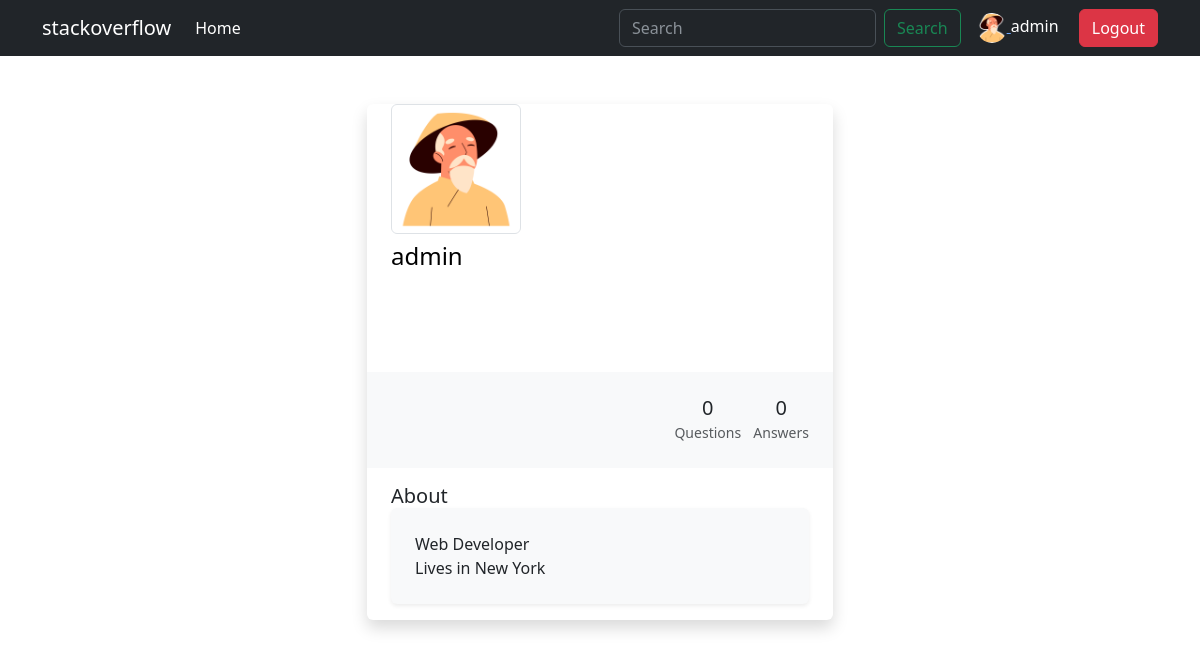
Screenshot of /profile/ (signed in) with the database file from the repository.
### users/models.py (models this page shows)
class User(AbstractUser):
    birth_date = models.DateField(blank=True, null=True)

class Profile(models.Model):
    user = models.OneToOneField(User, on_delete=models.CASCADE)
    icon = models.ImageField(upload_to='users_profile_pics/', blank=True)

### users/views.py (the view, shortened to what this page needs)
# urls.py: path('profile/', ProfileView.as_view(), name='auth-profile')
class ProfileView(LoginRequiredMixin, CreateView):
    model = Profile
    template_name = 'auth/profile.html'
    fields = ('icon',)
    success_url = reverse_lazy('users:auth-profile')

### templates/auth/profile.html (shortened to what this page needs)
{% extends 'base.html' %}
{% block content %}
<div class="row py-5 px-4"> <div class="col-md-5 mx-auto">
        <div class="bg-white shadow rounded overflow-hidden">
            <div class="px-4 pt-0 pb-4 cover">
                <div class="media align-items-end profile-head">
                    <div class="profile mr-3"><img src="{{ request.user.profile.icon.url }}" alt="..." width="130" class="rounded mb-2 img-thumbnail">
            </div>
            <div class="media-body mb-5 text-white">
              <h4 class="text-black">{{ request.user.username }}</h4>
              <p class="small mb-4"> New York</p>
           </div>
            </div>
         </div>
          <div class="bg-light p-4 d-flex justify-content-end text-center">
            <ul class="list-inline mb-0">
                 <li class="list-inline-item">
                        <h5 class="font-weight-bold mb-0 d-block">{{ request.user.question.all|length }}</h5>
                        <small class="text-muted"> Questions</small>
                    </li>
                     <li class="list-inline-item"> <h5 class="font-weight-bold mb-0 d-block">{{ request.user.question.answers.all|length }}</h5><small class="text-muted"> Answers</small> </li>
                    </ul>
                 </div>
                 <div class="px-4 py-3"> <h5 class="mb-0">About</h5>
                    <div class="p-4 rounded shadow-sm bg-light">
                        <p class="font-italic mb-0">Web Developer</p>
                        <p class="font-italic mb-0">Lives in New York</p>
                        </div>
                    </div>
                    </div>
</div>
{% endblock content %}

### templates/base.html (shortened to what this page needs)
{% load static %}
<!DOCTYPE html>
<html lang="en">
<head>
    <link rel="stylesheet" href="{% static 'style.css' %}">
    <link href="https://cdn.jsdelivr.net/npm/bootstrap@5.3.0-alpha1/dist/css/bootstrap.min.css" rel="stylesheet">
</head>
<body>
    <nav class="navbar navbar-expand-lg bg-dark" data-bs-theme="dark">
        <div class="container">
          <a class="navbar-brand" href="{% url 'forum:home' %}">stackoverflow</a>
          <div class="collapse navbar-collapse" id="navbarSupportedContent">
            <ul class="navbar-nav me-auto mb-2 mb-lg-0">
              <li class="nav-item">
                <a class="nav-link active" aria-current="page" href="{% url 'forum:home' %}">Home</a>
              </li>
            </ul>
            <div class="d-flex justify-content-between">
              <div>
                <form action="{% url 'forum:home' %}" class="d-flex" role="search">
                 <input class="form-control me-2" name="q" type="search" placeholder="Search" aria-label="Search" value="{% if form.q.value %}{{ form.q.value }}{% endif %}">
                  <button class="btn btn-outline-success" type="submit">Search</button>
                </form>
              </div>
              <div class="text-white ms-3 dropdown">
                {% if request.user.is_authenticated %}
                    <a href = "{% url 'users:auth-profile' %}"><img width="30"
                        src="{{ request.user.profile.icon.url }}"
                        class="rounded-circle"
                        alt="{{ request.user.username }}-picture"> </a> {{ request.user.username }}
                      <a class="btn btn-danger ms-3" href="{% url 'users:auth-logout' %}">Logout</a>
                {% else %}
                    <a class="btn btn-primary ms-3" href="{% url 'users:auth-login' %}">Login</a>
                    <a class="btn btn-success ms-3" href="{% url 'users:auth-signup' %}">Sign up</a>
                {% endif %}
        </div>
    </nav>
    {% block content %}
    {% endblock content %}
</body>
</html>

### rows the page displays
User: user.profile.icon (picture), user.username "admin"

### other values shown
{{ request.user.question.all|length }} "0"
{{ request.user.question.answers.all|length }} "0"
